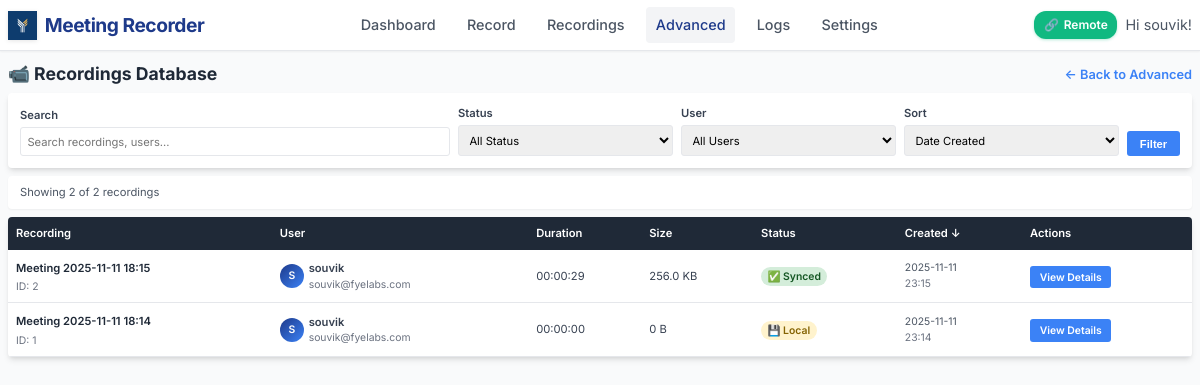
Page /admin/recordings (signed in) on the earlier database version.
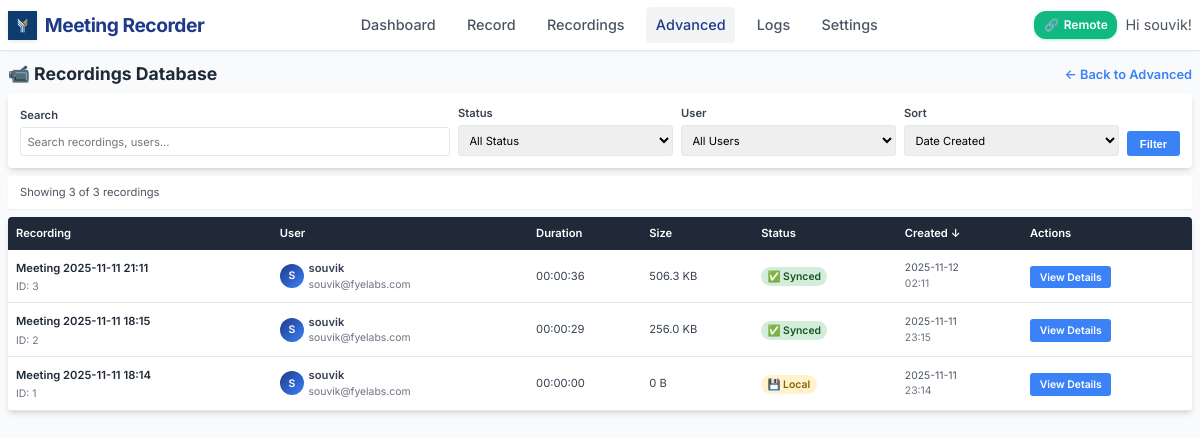
Same page on the later database version.
### models.py (models this page shows, shortened)
class User(UserMixin, db.Model):
    id = db.Column(db.Integer, primary_key=True)
    username = db.Column(db.String(80), unique=True, nullable=False)
    email = db.Column(db.String(120), unique=True, nullable=False)
    password_hash = db.Column(db.String(128))
    created_at = db.Column(db.DateTime, default=datetime.utcnow)
    is_active = db.Column(db.Boolean, default=True)
    default_monitor = db.Column(db.String(200))  # Default monitor for recordings
    auto_delete_days = db.Column(db.Integer, default=30)  # Auto-delete recordings after N days
    recordings = db.relationship('Recording', backref='user', lazy=True)
    meetings = db.relationship('Meeting', backref='user', lazy=True)

class Recording(db.Model):
    id = db.Column(db.Integer, primary_key=True)
    title = db.Column(db.String(200), nullable=False)
    filename = db.Column(db.String(255), nullable=False)
    file_path = db.Column(db.String(500), nullable=False)
    file_size = db.Column(db.BigInteger, default=0)  # in bytes
    duration = db.Column(db.Integer, default=0)  # in seconds
    created_at = db.Column(db.DateTime, default=datetime.utcnow)
    started_at = db.Column(db.DateTime)
    ended_at = db.Column(db.DateTime)
    monitor_name = db.Column(db.String(200))
    resolution = db.Column(db.String(50))  # e.g., "1920x1080"
    uploaded = db.Column(db.Boolean, default=False)
    upload_url = db.Column(db.String(500))  # Legacy field - kept for compatibility
    video_url = db.Column(db.String(500))
    transcript_url = db.Column(db.String(500))
    thumbnail_url = db.Column(db.String(500))
    upload_status = db.Column(db.String(50), default='pending')  # pending, uploading, completed, failed
    upload_metadata = db.Column(db.Text)  # JSON metadata from upload
    user_id = db.Column(db.Integer, db.ForeignKey('user.id'), nullable=False)
    status = db.Column(db.String(50), default='completed')  # recording, processing, completed, failed

### app.py (the view, shortened to what this page needs)
@app.route('/admin/recordings')
@login_required
def admin_recordings():
    try:
        page = request.args.get('page', 1, type=int)
        per_page = 20
        search = request.args.get('search', '').strip()
        status_filter = request.args.get('status', 'all')
        user_filter = request.args.get('user', 'all')
        sort_by = request.args.get('sort', 'created_at')
        sort_order = request.args.get('order', 'desc')
        query = db.session.query(Recording, User).join(User)
        if user_filter != 'all':
            query = query.filter(User.id == int(user_filter))
        if sort_by == 'title':
            sort_column = Recording.title
        elif sort_by == 'username':
            sort_column = User.username
        elif sort_by == 'duration':
            sort_column = Recording.duration
        elif sort_by == 'file_size':
            sort_column = Recording.file_size
        elif sort_by == 'upload_status':
            sort_column = Recording.upload_status
        else:
            sort_column = Recording.created_at
        if sort_order == 'asc':
            query = query.order_by(sort_column.asc())
        else:
            query = query.order_by(sort_column.desc())
        recordings = query.paginate(page=page, per_page=per_page, error_out=False)
        users = User.query.all()
        return render_template('admin/recordings.html',
                             recordings=recordings,
                             users=users,
                             search=search,
                             status_filter=status_filter,
                             user_filter=user_filter,
                             sort_by=sort_by,
                             sort_order=sort_order)
    except Exception as e:
        logger.error(f" Advanced recordings error: {e}")
        return f"Database error: {e}", 500

### templates/admin/recordings.html (shortened to what this page needs)
{% extends "base.html" %}
{% block content %}
<div style="display: flex; justify-content: space-between; align-items: center; margin-bottom: 0.5rem;">
    <h1 style="color: var(--gray-800); margin: 0; font-size: 1.1rem;">📹 Recordings Database</h1>
    <a href="{{ url_for('admin_dashboard') }}" style="color: var(--secondary-blue); text-decoration: none; font-weight: 600; font-size: 0.8rem;">← Back to Advanced</a>
</div>
<div style="background: white; padding: 0.75rem; border-radius: 4px; margin-bottom: 0.5rem; box-shadow: var(--shadow-md);">
    <form method="GET" style="display: grid; grid-template-columns: 2fr 1fr 1fr 1fr auto; gap: 0.5rem; align-items: end;">
        <div>
            <label style="display: block; margin-bottom: 0.2rem; font-weight: 600; color: var(--gray-700); font-size: 0.7rem;">Search</label>
            <input type="text" name="search" value="{{ search }}" placeholder="Search recordings, users..."
                   style="width: 100%; padding: 0.4rem; border: 1px solid var(--gray-200); border-radius: 3px; font-size: 0.7rem;">
        </div>
        <div>
            <label style="display: block; margin-bottom: 0.2rem; font-weight: 600; color: var(--gray-700); font-size: 0.7rem;">Status</label>
            <select name="status" style="width: 100%; padding: 0.4rem; border: 1px solid var(--gray-200); border-radius: 3px; font-size: 0.7rem;">
                <option value="all" {% if status_filter == 'all' %}selected{% endif %}>All Status</option>
            </select>
        </div>
        <div>
            <label style="display: block; margin-bottom: 0.2rem; font-weight: 600; color: var(--gray-700); font-size: 0.7rem;">User</label>
            <select name="user" style="width: 100%; padding: 0.4rem; border: 1px solid var(--gray-200); border-radius: 3px; font-size: 0.7rem;">
                <option value="all" {% if user_filter == 'all' %}selected{% endif %}>All Users</option>
            </select>
        </div>
        <div>
            <label style="display: block; margin-bottom: 0.2rem; font-weight: 600; color: var(--gray-700); font-size: 0.7rem;">Sort</label>
            <select name="sort" style="width: 100%; padding: 0.4rem; border: 1px solid var(--gray-200); border-radius: 3px; font-size: 0.7rem;">
                <option value="created_at" {% if sort_by == 'created_at' %}selected{% endif %}>Date Created</option>
            </select>
        </div>
        <button type="submit" style="background: var(--secondary-blue); color: white; padding: 0.4rem 0.8rem; border: none; border-radius: 3px; font-weight: 600; cursor: pointer; font-size: 0.7rem;">
            Filter
        </button>
    </form>
</div>
<div style="background: white; padding: 0.5rem 0.75rem; border-radius: 4px; margin-bottom: 0.5rem; box-shadow: var(--shadow-sm);">
    <p style="margin: 0; color: var(--gray-600); font-size: 0.7rem;">
        Showing {{ recordings.items|length }} of {{ recordings.total }} recordings
    </p>
</div>
{% if recordings.items %}
<div style="background: white; border-radius: 4px; overflow: hidden; box-shadow: var(--shadow-md);">
    <table style="width: 100%; border-collapse: collapse;">
        <thead>
            <tr style="background: var(--gray-800); color: white;">
                <th style="padding: 0.5rem; text-align: left; font-weight: 600; font-size: 0.7rem;">
                    <a href="?sort=title&order={{ 'asc' if sort_by == 'title' and sort_order == 'desc' else 'desc' }}&search={{ search }}&status={{ status_filter }}&user={{ user_filter }}"
                       style="color: white; text-decoration: none;">
                        Recording {% if sort_by == 'title' %}{{ '↑' if sort_order == 'asc' else '↓' }}{% endif %}
                    </a>
                </th>
                <th style="padding: 0.5rem; text-align: left; font-weight: 600; font-size: 0.7rem;">
                    <a href="?sort=username&order={{ 'asc' if sort_by == 'username' and sort_order == 'desc' else 'desc' }}&search={{ search }}&status={{ status_filter }}&user={{ user_filter }}"
                       style="color: white; text-decoration: none;">
                        User {% if sort_by == 'username' %}{{ '↑' if sort_order == 'asc' else '↓' }}{% endif %}
                    </a>
                </th>
                <th style="padding: 0.5rem; text-align: left; font-weight: 600; font-size: 0.7rem;">
                    <a href="?sort=duration&order={{ 'asc' if sort_by == 'duration' and sort_order == 'desc' else 'desc' }}&search={{ search }}&status={{ status_filter }}&user={{ user_filter }}"
                       style="color: white; text-decoration: none;">
                        Duration {% if sort_by == 'duration' %}{{ '↑' if sort_order == 'asc' else '↓' }}{% endif %}
                    </a>
                </th>
                <th style="padding: 0.5rem; text-align: left; font-weight: 600; font-size: 0.7rem;">
                    <a href="?sort=file_size&order={{ 'asc' if sort_by == 'file_size' and sort_order == 'desc' else 'desc' }}&search={{ search }}&status={{ status_filter }}&user={{ user_filter }}"
                       style="color: white; text-decoration: none;">
                        Size {% if sort_by == 'file_size' %}{{ '↑' if sort_order == 'asc' else '↓' }}{% endif %}
                    </a>
                </th>
                <th style="padding: 0.5rem; text-align: left; font-weight: 600; font-size: 0.7rem;">
                    <a href="?sort=upload_status&order={{ 'asc' if sort_by == 'upload_status' and sort_order == 'desc' else 'desc' }}&search={{ search }}&status={{ status_filter }}&user={{ user_filter }}"
                       style="color: white; text-decoration: none;">
                        Status {% if sort_by == 'upload_status' %}{{ '↑' if sort_order == 'asc' else '↓' }}{% endif %}
                    </a>
                </th>
                <th style="padding: 0.5rem; text-align: left; font-weight: 600; font-size: 0.7rem;">
                    <a href="?sort=created_at&order={{ 'asc' if sort_by == 'created_at' and sort_order == 'desc' else 'desc' }}&search={{ search }}&status={{ status_filter }}&user={{ user_filter }}"
                       style="color: white; text-decoration: none;">
                        Created {% if sort_by == 'created_at' %}{{ '↑' if sort_order == 'asc' else '↓' }}{% endif %}
                    </a>
                </th>
                <th style="padding: 0.5rem; text-align: left; font-weight: 600; font-size: 0.7rem;">Actions</th>
            </tr>
        </thead>
        <tbody>
            {% for recording, user in recordings.items %}
            <tr style="border-bottom: 1px solid var(--gray-200);" onmouseover="this.style.backgroundColor='var(--gray-50)'" onmouseout="this.style.backgroundColor='white'">
                <td style="padding: 0.5rem; vertical-align: middle;">
                    <div>
                        <a href="{{ url_for('admin_recording_detail', recording_id=recording.id) }}"
                           style="font-weight: 600; color: var(--gray-800); text-decoration: none; font-size: 0.7rem;">
                            {{ recording.title }}
                        </a>
                        <div style="color: var(--gray-500); font-size: 0.65rem; margin-top: 0.1rem;">
                            ID: {{ recording.id }}
                        </div>
                    </div>
                </td>
                <td style="padding: 0.5rem; vertical-align: middle;">
                    <div style="display: flex; align-items: center;">
                        <div style="width: 24px; height: 24px; border-radius: 50%; background: linear-gradient(135deg, var(--primary-blue), var(--secondary-blue)); display: flex; align-items: center; justify-content: center; color: white; font-weight: 600; margin-right: 0.3rem; font-size: 0.65rem;">
                            {{ user.username[0].upper() }}
                        </div>
                        <div>
                            <div style="font-weight: 600; font-size: 0.7rem;">{{ user.username }}</div>
                            <div style="color: var(--gray-500); font-size: 0.65rem;">{{ user.email }}</div>
                        </div>
                    </div>
                </td>
                <td style="padding: 0.5rem; vertical-align: middle; font-size: 0.7rem;">
                    {{ format_duration(recording.duration) }}
                </td>
                <td style="padding: 0.5rem; vertical-align: middle; font-size: 0.7rem;">
                    {{ format_file_size(recording.file_size) }}
                </td>
                <td style="padding: 0.5rem; vertical-align: middle;">
                    {% if recording.upload_status == 'completed' and recording.uploaded %}
                        <span style="background-color: #d4edda; color: #155724; padding: 0.2rem 0.4rem; border-radius: 12px; font-size: 0.65rem; font-weight: 600;">✅ Synced</span>
                    {% elif recording.upload_status == 'uploading' %}
                        <span style="background-color: #cce5ff; color: #004085; padding: 0.2rem 0.4rem; border-radius: 12px; font-size: 0.65rem; font-weight: 600;">⬆️ Uploading</span>
                    {% elif recording.upload_status == 'failed' %}
                        <span style="background-color: #f8d7da; color: #721c24; padding: 0.2rem 0.4rem; border-radius: 12px; font-size: 0.65rem; font-weight: 600;">❌ Failed</span>
                    {% else %}
                        <span style="background-color: #fff3cd; color: #856404; padding: 0.2rem 0.4rem; border-radius: 12px; font-size: 0.65rem; font-weight: 600;">💾 Local</span>
                    {% endif %}
                </td>
                <td style="padding: 0.5rem; vertical-align: middle;">
                    <div style="color: var(--gray-600); font-size: 0.65rem;">
                        {{ recording.created_at.strftime('%Y-%m-%d') if recording.created_at else 'N/A' }}
                        <br>
                        <span style="color: var(--gray-500);">{{ recording.created_at.strftime('%H:%M') if recording.created_at else '' }}</span>
                    </div>
                </td>
                <td style="padding: 0.5rem; vertical-align: middle;">
                    <a href="{{ url_for('admin_recording_detail', recording_id=recording.id) }}"
                       style="background: var(--secondary-blue); color: white; padding: 0.3rem 0.6rem; text-decoration: none; border-radius: 3px; font-size: 0.65rem; font-weight: 600;">
                        View Details
                    </a>
                </td>
            </tr>
            {% endfor %}
        </tbody>
    </table>
</div>
{% endif %}
{% endblock %}

### templates/base.html (shortened to what this page needs)
<!DOCTYPE html>
<html lang="en">
<head>
</head>
<body>
    <header class="header">
        <div class="header-content">
            <a href="{{ url_for('dashboard') }}" class="logo">
                <img src="{{ url_for('static', filename='image.png') }}" alt="FYE Labs" class="logo-image">
                <span class="logo-text">Meeting Recorder</span>
            </a>
            <nav class="nav-menu">
                <a href="{{ url_for('dashboard') }}" class="nav-link {% if request.endpoint == 'dashboard' %}active{% endif %}">Dashboard</a>
                <a href="{{ url_for('record') }}" class="nav-link {% if request.endpoint == 'record' %}active{% endif %}">Record</a>
                <a href="{{ url_for('recordings') }}" class="nav-link {% if request.endpoint == 'recordings' %}active{% endif %}">Recordings</a>
                <a href="{{ url_for('admin_dashboard') }}" class="nav-link {% if request.endpoint.startswith('admin_') %}active{% endif %}">Advanced</a>
                <a href="{{ url_for('view_logs') }}" class="nav-link {% if request.endpoint == 'view_logs' %}active{% endif %}">Logs</a>
                <a href="{{ url_for('settings') }}" class="nav-link {% if request.endpoint == 'settings' %}active{% endif %}">Settings</a>
            </nav>
            <div class="user-menu">
                <div class="remote-status-indicator" id="remoteStatusIndicator">
                    <span id="remoteStatusIcon">🔗</span>
                    <span id="remoteStatusText">Remote</span>
                </div>
                <span class="user-info">Hi {{ current_user.username }}!</span>
            </div>
        </div>
    </header>
    <main class="container">
        {% block content %}{% endblock %}
    </main>
</body>
</html>

Differences in the rows shown:
added Recording: title "Meeting 2025-11-11 21:11", id "3", username "S", username "souvik", email "souvik@fyelabs.com", duration "00:00:36", file_size "506.3 KB", upload_status "✅ Synced", created_at "2025-11-12", created_at "02:11"
Other differences:
{{ recordings.items|length }}: "2" → "3"
{{ recordings.total }}: "2" → "3"
